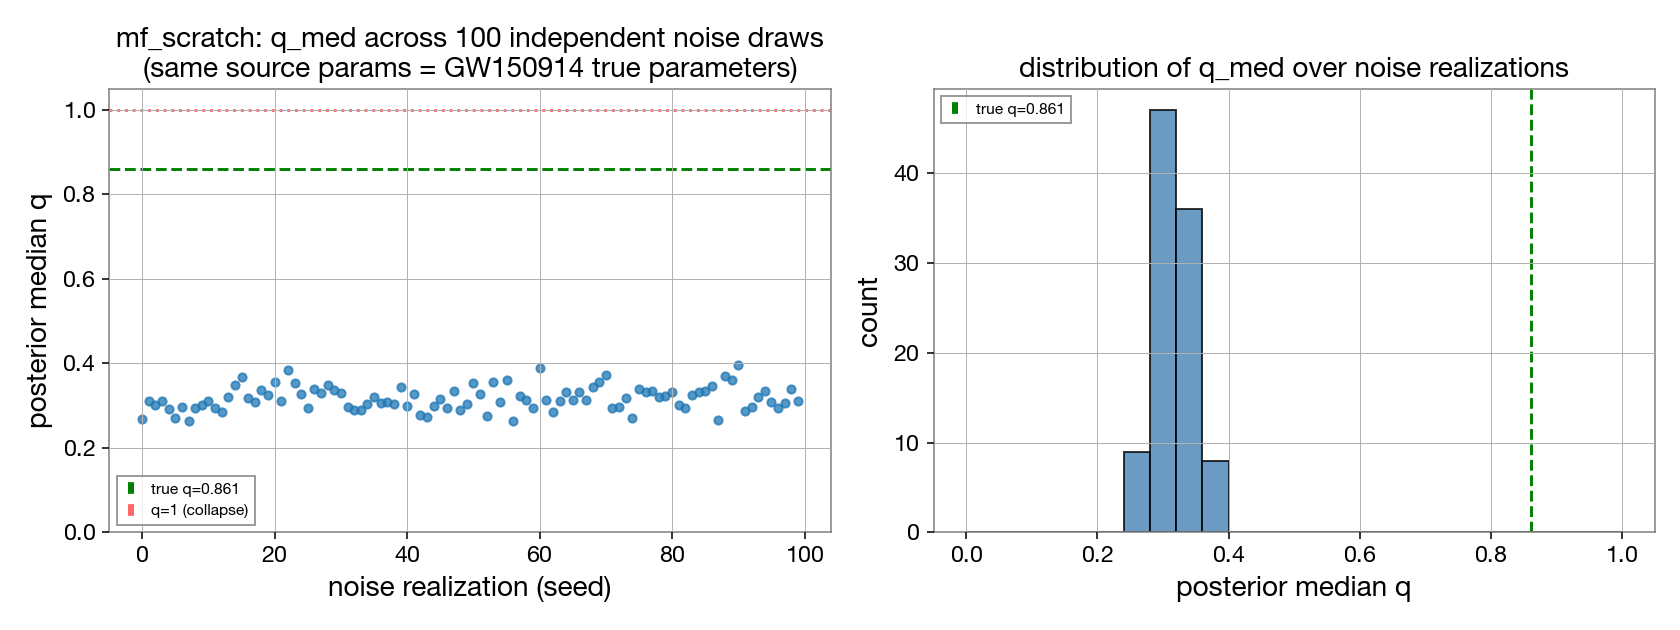

The Python source for this figure:
"""Does mf_scratch's q-answer at GW150914's exact true parameters depend on
the specific noise realization? 100 synthetic twins, same source params
(GW150914_TRUTH: m1 38.8, m2 33.4, q 0.861, true ra/dec so basin-cell
geometry), independent Gaussian design-noise draws per twin (twin_test.py's
make_twin, seed 0..99). Report + plot posterior median q vs noise seed.

Consistent bias (q_med clustered near one value, e.g. all ~0.3) => ordinary
systematic bias. Wide bimodal/scattered spread (some twins near 0.3, others
near 1.0) => genuine noise-induced mode-switching, i.e. the posterior's
answer is unstable under the specific noise draw, not just biased.
"""
import sys
from pathlib import Path

SCRATCH = Path(__file__).parent
sys.path.insert(0, str(SCRATCH))

import numpy as np

from twin_test import make_twin
import _common as C

CKPT = str(C.ROOT / "model" / "lean_npe_mf_scratch" / "best_model.pth")
N_TWINS = 100
N_SAMP = 2000


def main():
    m = C.load_model(CKPT)
    print(f"loaded: epoch {m._ckpt_meta['epoch']} val_nll {m._ckpt_meta['val_nll']:.3f}")
    truth = dict(C.GW150914_TRUTH)
    zeros_ab = np.zeros((3, 16), dtype=np.float32)

    q_meds = np.zeros(N_TWINS)
    for seed in range(N_TWINS):
        prep, snr = make_twin(truth, seed)
        s = C.sample_from_strain(m, prep.strain, asd_bands_np=zeros_ab, n=N_SAMP, seed=0)
        m1, m2 = s[:, 0], s[:, 1]
        q = np.minimum(m1, m2) / np.maximum(m1, m2)
        q_meds[seed] = np.median(q)
        print(f"seed {seed:3d}  SNR {snr['network']['optimal_snr']:5.1f}  q_med {q_meds[seed]:.3f}")

    np.savez(SCRATCH / "noise_mode_switch_results.npz", q_meds=q_meds)

    print(f"\nn={N_TWINS}  mean {q_meds.mean():.3f}  std {q_meds.std():.3f}  "
          f"min {q_meds.min():.3f}  max {q_meds.max():.3f}")
    print(f"frac q_med>0.9: {(q_meds > 0.9).mean():.2f}   "
          f"frac q_med<0.5: {(q_meds < 0.5).mean():.2f}   "
          f"frac in [0.5,0.9]: {((q_meds >= 0.5) & (q_meds <= 0.9)).mean():.2f}")

    import matplotlib
    matplotlib.use("Agg")
    import matplotlib.pyplot as plt

    fig, axes = plt.subplots(1, 2, figsize=(12, 4.5))
    ax = axes[0]
    ax.scatter(np.arange(N_TWINS), q_meds, s=18, alpha=0.75)
    ax.axhline(truth_q := (min(truth["mass_1"], truth["mass_2"]) /
                          max(truth["mass_1"], truth["mass_2"])),
               color="green", ls="--", label=f"true q={truth_q:.3f}")
    ax.axhline(1.0, color="red", ls=":", alpha=0.6, label="q=1 (collapse)")
    ax.set_xlabel("noise realization (seed)")
    ax.set_ylabel("posterior median q")
    ax.set_title(f"mf_scratch: q_med across {N_TWINS} independent noise draws\n"
                 f"(same source params = GW150914 true parameters)")
    ax.legend(loc="best", fontsize=8)
    ax.set_ylim(0, 1.05)

    ax2 = axes[1]
    ax2.hist(q_meds, bins=25, range=(0, 1), color="steelblue", edgecolor="k", alpha=0.8)
    ax2.axvline(truth_q, color="green", ls="--", label=f"true q={truth_q:.3f}")
    ax2.set_xlabel("posterior median q")
    ax2.set_ylabel("count")
    ax2.set_title("distribution of q_med over noise realizations")
    ax2.legend(fontsize=8)

    fig.tight_layout()
    outpath = SCRATCH / "noise_mode_switch_scan.png"
    fig.savefig(outpath, dpi=140)
    print(f"\nsaved plot -> {outpath}")


if __name__ == "__main__":
    main()
